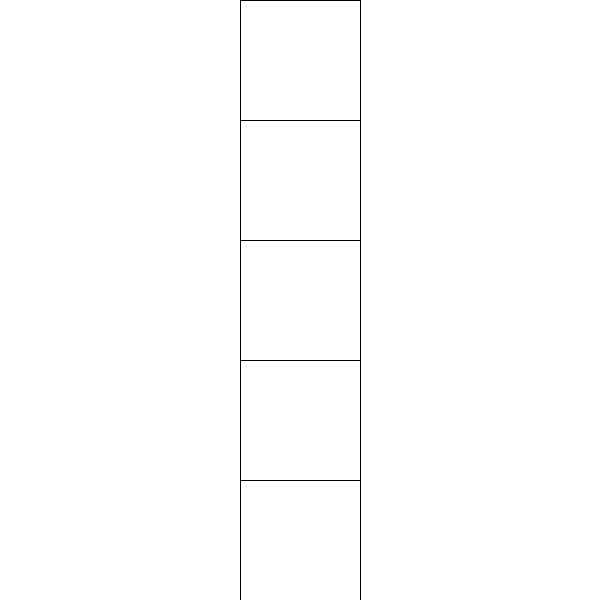
Frame 1 (no input)
Frame 60 (the mouse pressed at the canvas centre just before this capture): identical to frame 1, image omitted
Frame 120 (the mouse held since frame 60 and released just before this capture): identical to frame 1, image omitted

The Processing sketch that drew this single still picture (run headless with seeded random() and noise(); from frame 60 on, the mouse is pressed at the canvas centre):

// Processing sketch: sketch_for_Loops_3
// ── sketch_for_Loops_3.pde
int rSize;
int rPosX;
int rPosY;

int numberOSquares = 5;

void setup() {
  
  size(600,600);
  background(255);
  
  // size of each square
  rSize = height / numberOSquares;
  //println(rSize);
}

void draw() {
  for(int i = 0; i < numberOSquares; i = i + 1){
    rPosX = width/2 - rSize/2;
    rPosY = i * rSize;
    rect(rPosX,rPosY,rSize,rSize);
  }
}
